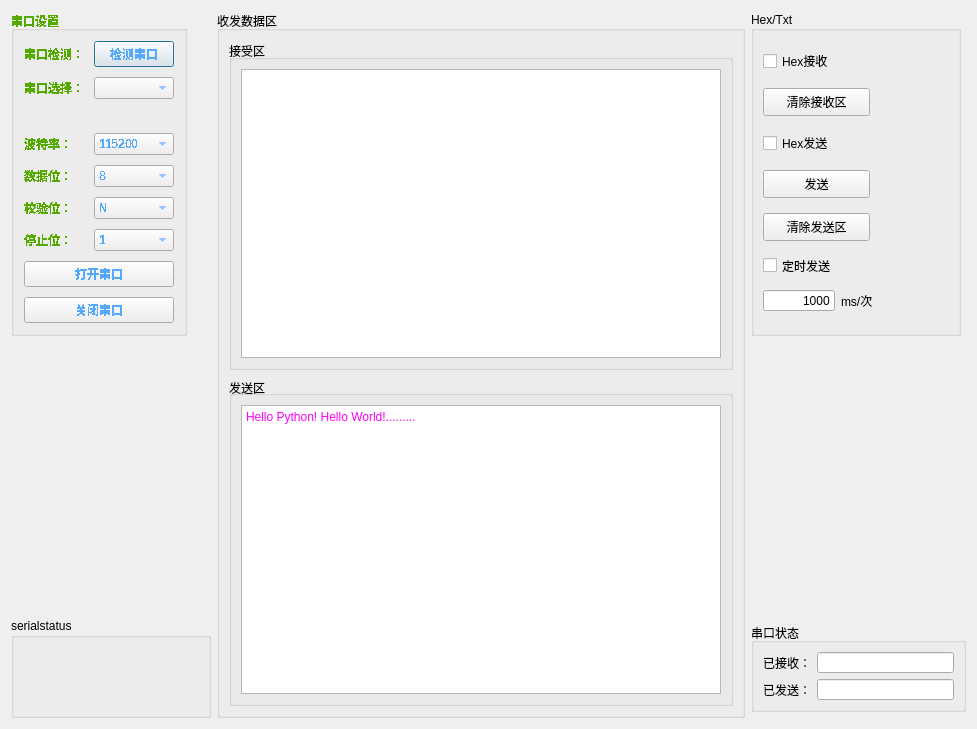
<?xml version="1.0" encoding="UTF-8"?>
<ui version="4.0">
 <class>Form</class>
 <widget class="QWidget" name="Form">
  <property name="windowModality">
   <enum>Qt::ApplicationModal</enum>
  </property>
  <property name="geometry">
   <rect>
    <x>0</x>
    <y>0</y>
    <width>977</width>
    <height>729</height>
   </rect>
  </property>
  <property name="minimumSize">
   <size>
    <width>945</width>
    <height>590</height>
   </size>
  </property>
  <property name="windowTitle">
   <string>Form</string>
  </property>
  <layout class="QGridLayout" name="gridLayout_4">
   <item row="0" column="0">
    <widget class="QGroupBox" name="formGroupBox_2">
     <property name="enabled">
      <bool>true</bool>
     </property>
     <property name="sizePolicy">
      <sizepolicy hsizetype="Preferred" vsizetype="Preferred">
       <horstretch>0</horstretch>
       <verstretch>0</verstretch>
      </sizepolicy>
     </property>
     <property name="minimumSize">
      <size>
       <width>200</width>
       <height>353</height>
      </size>
     </property>
     <property name="maximumSize">
      <size>
       <width>200</width>
       <height>353</height>
      </size>
     </property>
     <property name="palette">
      <palette>
       <active>
        <colorrole role="WindowText">
         <brush brushstyle="SolidPattern">
          <color alpha="255">
           <red>85</red>
           <green>170</green>
           <blue>0</blue>
          </color>
         </brush>
        </colorrole>
        <colorrole role="ButtonText">
         <brush brushstyle="SolidPattern">
          <color alpha="255">
           <red>85</red>
           <green>170</green>
           <blue>255</blue>
          </color>
         </brush>
        </colorrole>
        <colorrole role="Shadow">
         <brush brushstyle="SolidPattern">
          <color alpha="255">
           <red>255</red>
           <green>170</green>
           <blue>255</blue>
          </color>
         </brush>
        </colorrole>
       </active>
       <inactive>
        <colorrole role="WindowText">
         <brush brushstyle="SolidPattern">
          <color alpha="255">
           <red>85</red>
           <green>170</green>
           <blue>0</blue>
          </color>
         </brush>
        </colorrole>
        <colorrole role="ButtonText">
         <brush brushstyle="SolidPattern">
          <color alpha="255">
           <red>85</red>
           <green>170</green>
           <blue>255</blue>
          </color>
         </brush>
        </colorrole>
        <colorrole role="Shadow">
         <brush brushstyle="SolidPattern">
          <color alpha="255">
           <red>255</red>
           <green>170</green>
           <blue>255</blue>
          </color>
         </brush>
        </colorrole>
       </inactive>
       <disabled>
        <colorrole role="WindowText">
         <brush brushstyle="SolidPattern">
          <color alpha="255">
           <red>120</red>
           <green>120</green>
           <blue>120</blue>
          </color>
         </brush>
        </colorrole>
        <colorrole role="ButtonText">
         <brush brushstyle="SolidPattern">
          <color alpha="255">
           <red>120</red>
           <green>120</green>
           <blue>120</blue>
          </color>
         </brush>
        </colorrole>
        <colorrole role="Shadow">
         <brush brushstyle="SolidPattern">
          <color alpha="255">
           <red>255</red>
           <green>170</green>
           <blue>255</blue>
          </color>
         </brush>
        </colorrole>
       </disabled>
      </palette>
     </property>
     <property name="font">
      <font>
       <weight>75</weight>
       <italic>false</italic>
       <bold>true</bold>
       <underline>false</underline>
       <strikeout>false</strikeout>
       <stylestrategy>NoAntialias</stylestrategy>
       <kerning>true</kerning>
      </font>
     </property>
     <property name="mouseTracking">
      <bool>false</bool>
     </property>
     <property name="tabletTracking">
      <bool>false</bool>
     </property>
     <property name="focusPolicy">
      <enum>Qt::NoFocus</enum>
     </property>
     <property name="acceptDrops">
      <bool>false</bool>
     </property>
     <property name="title">
      <string>串口设置</string>
     </property>
     <property name="flat">
      <bool>false</bool>
     </property>
     <layout class="QFormLayout" name="formLayout">
      <property name="sizeConstraint">
       <enum>QLayout::SetFixedSize</enum>
      </property>
      <property name="labelAlignment">
       <set>Qt::AlignLeading|Qt::AlignLeft|Qt::AlignTop</set>
      </property>
      <property name="horizontalSpacing">
       <number>10</number>
      </property>
      <property name="verticalSpacing">
       <number>10</number>
      </property>
      <property name="leftMargin">
       <number>10</number>
      </property>
      <property name="topMargin">
       <number>10</number>
      </property>
      <property name="rightMargin">
       <number>10</number>
      </property>
      <property name="bottomMargin">
       <number>10</number>
      </property>
      <item row="0" column="0">
       <widget class="QLabel" name="s1__lb_1">
        <property name="text">
         <string>串口检测：</string>
        </property>
       </widget>
      </item>
      <item row="0" column="1">
       <widget class="QPushButton" name="s1__box_1">
        <property name="text">
         <string>检测串口</string>
        </property>
        <property name="autoRepeatInterval">
         <number>100</number>
        </property>
        <property name="default">
         <bool>true</bool>
        </property>
       </widget>
      </item>
      <item row="1" column="0">
       <widget class="QLabel" name="s1__lb_2">
        <property name="text">
         <string>串口选择：</string>
        </property>
       </widget>
      </item>
      <item row="1" column="1">
       <widget class="QComboBox" name="s1__box_2">
        <property name="palette">
         <palette>
          <active>
           <colorrole role="Text">
            <brush brushstyle="SolidPattern">
             <color alpha="255">
              <red>0</red>
              <green>170</green>
              <blue>127</blue>
             </color>
            </brush>
           </colorrole>
          </active>
          <inactive>
           <colorrole role="Text">
            <brush brushstyle="SolidPattern">
             <color alpha="255">
              <red>0</red>
              <green>170</green>
              <blue>127</blue>
             </color>
            </brush>
           </colorrole>
          </inactive>
          <disabled>
           <colorrole role="Text">
            <brush brushstyle="SolidPattern">
             <color alpha="255">
              <red>120</red>
              <green>120</green>
              <blue>120</blue>
             </color>
            </brush>
           </colorrole>
          </disabled>
         </palette>
        </property>
       </widget>
      </item>
      <item row="2" column="0" colspan="2">
       <widget class="QLabel" name="state_label">
        <property name="palette">
         <palette>
          <active>
           <colorrole role="Text">
            <brush brushstyle="SolidPattern">
             <color alpha="255">
              <red>0</red>
              <green>170</green>
              <blue>127</blue>
             </color>
            </brush>
           </colorrole>
          </active>
          <inactive>
           <colorrole role="Text">
            <brush brushstyle="SolidPattern">
             <color alpha="255">
              <red>0</red>
              <green>170</green>
              <blue>127</blue>
             </color>
            </brush>
           </colorrole>
          </inactive>
          <disabled>
           <colorrole role="Text">
            <brush brushstyle="SolidPattern">
             <color alpha="255">
              <red>120</red>
              <green>120</green>
              <blue>120</blue>
             </color>
            </brush>
           </colorrole>
          </disabled>
         </palette>
        </property>
        <property name="text">
         <string/>
        </property>
        <property name="textFormat">
         <enum>Qt::AutoText</enum>
        </property>
        <property name="scaledContents">
         <bool>true</bool>
        </property>
        <property name="alignment">
         <set>Qt::AlignRight|Qt::AlignTrailing|Qt::AlignVCenter</set>
        </property>
       </widget>
      </item>
      <item row="3" column="0">
       <widget class="QLabel" name="s1__lb_3">
        <property name="text">
         <string>波特率：</string>
        </property>
       </widget>
      </item>
      <item row="3" column="1">
       <widget class="QComboBox" name="s1__box_3">
        <property name="palette">
         <palette>
          <active>
           <colorrole role="Midlight">
            <brush brushstyle="SolidPattern">
             <color alpha="255">
              <red>0</red>
              <green>170</green>
              <blue>255</blue>
             </color>
            </brush>
           </colorrole>
           <colorrole role="Text">
            <brush brushstyle="SolidPattern">
             <color alpha="255">
              <red>0</red>
              <green>170</green>
              <blue>127</blue>
             </color>
            </brush>
           </colorrole>
          </active>
          <inactive>
           <colorrole role="Midlight">
            <brush brushstyle="SolidPattern">
             <color alpha="255">
              <red>0</red>
              <green>170</green>
              <blue>255</blue>
             </color>
            </brush>
           </colorrole>
           <colorrole role="Text">
            <brush brushstyle="SolidPattern">
             <color alpha="255">
              <red>0</red>
              <green>170</green>
              <blue>127</blue>
             </color>
            </brush>
           </colorrole>
          </inactive>
          <disabled>
           <colorrole role="Midlight">
            <brush brushstyle="SolidPattern">
             <color alpha="255">
              <red>0</red>
              <green>170</green>
              <blue>255</blue>
             </color>
            </brush>
           </colorrole>
           <colorrole role="Text">
            <brush brushstyle="SolidPattern">
             <color alpha="255">
              <red>120</red>
              <green>120</green>
              <blue>120</blue>
             </color>
            </brush>
           </colorrole>
          </disabled>
         </palette>
        </property>
        <item>
         <property name="text">
          <string>115200</string>
         </property>
        </item>
        <item>
         <property name="text">
          <string>2400</string>
         </property>
        </item>
        <item>
         <property name="text">
          <string>4800</string>
         </property>
        </item>
        <item>
         <property name="text">
          <string>9600</string>
         </property>
        </item>
        <item>
         <property name="text">
          <string>14400</string>
         </property>
        </item>
        <item>
         <property name="text">
          <string>19200</string>
         </property>
        </item>
        <item>
         <property name="text">
          <string>38400</string>
         </property>
        </item>
        <item>
         <property name="text">
          <string>57600</string>
         </property>
        </item>
        <item>
         <property name="text">
          <string>76800</string>
         </property>
        </item>
        <item>
         <property name="text">
          <string>12800</string>
         </property>
        </item>
        <item>
         <property name="text">
          <string>230400</string>
         </property>
        </item>
        <item>
         <property name="text">
          <string>460800</string>
         </property>
        </item>
       </widget>
      </item>
      <item row="4" column="0">
       <widget class="QLabel" name="s1__lb_4">
        <property name="text">
         <string>数据位：</string>
        </property>
       </widget>
      </item>
      <item row="4" column="1">
       <widget class="QComboBox" name="s1__box_4">
        <property name="palette">
         <palette>
          <active>
           <colorrole role="Text">
            <brush brushstyle="SolidPattern">
             <color alpha="255">
              <red>0</red>
              <green>170</green>
              <blue>127</blue>
             </color>
            </brush>
           </colorrole>
          </active>
          <inactive>
           <colorrole role="Text">
            <brush brushstyle="SolidPattern">
             <color alpha="255">
              <red>0</red>
              <green>170</green>
              <blue>127</blue>
             </color>
            </brush>
           </colorrole>
          </inactive>
          <disabled>
           <colorrole role="Text">
            <brush brushstyle="SolidPattern">
             <color alpha="255">
              <red>120</red>
              <green>120</green>
              <blue>120</blue>
             </color>
            </brush>
           </colorrole>
          </disabled>
         </palette>
        </property>
        <item>
         <property name="text">
          <string>8</string>
         </property>
        </item>
        <item>
         <property name="text">
          <string>7</string>
         </property>
        </item>
        <item>
         <property name="text">
          <string>6</string>
         </property>
        </item>
        <item>
         <property name="text">
          <string>5</string>
         </property>
        </item>
       </widget>
      </item>
      <item row="5" column="0">
       <widget class="QLabel" name="s1__lb_5">
        <property name="text">
         <string>校验位：</string>
        </property>
       </widget>
      </item>
      <item row="5" column="1">
       <widget class="QComboBox" name="s1__box_5">
        <property name="palette">
         <palette>
          <active>
           <colorrole role="Text">
            <brush brushstyle="SolidPattern">
             <color alpha="255">
              <red>0</red>
              <green>170</green>
              <blue>127</blue>
             </color>
            </brush>
           </colorrole>
          </active>
          <inactive>
           <colorrole role="Text">
            <brush brushstyle="SolidPattern">
             <color alpha="255">
              <red>0</red>
              <green>170</green>
              <blue>127</blue>
             </color>
            </brush>
           </colorrole>
          </inactive>
          <disabled>
           <colorrole role="Text">
            <brush brushstyle="SolidPattern">
             <color alpha="255">
              <red>120</red>
              <green>120</green>
              <blue>120</blue>
             </color>
            </brush>
           </colorrole>
          </disabled>
         </palette>
        </property>
        <item>
         <property name="text">
          <string>N</string>
         </property>
        </item>
       </widget>
      </item>
      <item row="6" column="0">
       <widget class="QLabel" name="s1__lb_6">
        <property name="text">
         <string>停止位：</string>
        </property>
       </widget>
      </item>
      <item row="6" column="1">
       <widget class="QComboBox" name="s1__box_6">
        <property name="palette">
         <palette>
          <active>
           <colorrole role="Text">
            <brush brushstyle="SolidPattern">
             <color alpha="255">
              <red>0</red>
              <green>170</green>
              <blue>127</blue>
             </color>
            </brush>
           </colorrole>
          </active>
          <inactive>
           <colorrole role="Text">
            <brush brushstyle="SolidPattern">
             <color alpha="255">
              <red>0</red>
              <green>170</green>
              <blue>127</blue>
             </color>
            </brush>
           </colorrole>
          </inactive>
          <disabled>
           <colorrole role="Text">
            <brush brushstyle="SolidPattern">
             <color alpha="255">
              <red>120</red>
              <green>120</green>
              <blue>120</blue>
             </color>
            </brush>
           </colorrole>
          </disabled>
         </palette>
        </property>
        <item>
         <property name="text">
          <string>1</string>
         </property>
        </item>
       </widget>
      </item>
      <item row="7" column="0" colspan="2">
       <widget class="QPushButton" name="open_button">
        <property name="text">
         <string>打开串口</string>
        </property>
       </widget>
      </item>
      <item row="8" column="0" colspan="2">
       <widget class="QPushButton" name="close_button">
        <property name="text">
         <string>关闭串口</string>
        </property>
       </widget>
      </item>
     </layout>
    </widget>
   </item>
   <item row="2" column="2">
    <widget class="QGroupBox" name="formGroupBox">
     <property name="minimumSize">
      <size>
       <width>215</width>
       <height>89</height>
      </size>
     </property>
     <property name="maximumSize">
      <size>
       <width>215</width>
       <height>89</height>
      </size>
     </property>
     <property name="title">
      <string>串口状态</string>
     </property>
     <layout class="QGridLayout" name="gridLayout_6">
      <item row="0" column="0">
       <widget class="QLabel" name="label">
        <property name="text">
         <string>已接收：</string>
        </property>
       </widget>
      </item>
      <item row="0" column="1">
       <widget class="QLineEdit" name="lineEdit"/>
      </item>
      <item row="1" column="0">
       <widget class="QLabel" name="label_2">
        <property name="text">
         <string>已发送：</string>
        </property>
       </widget>
      </item>
      <item row="1" column="1">
       <widget class="QLineEdit" name="lineEdit_2"/>
      </item>
     </layout>
    </widget>
   </item>
   <item row="0" column="1" rowspan="3">
    <widget class="QGroupBox" name="groupBox_1">
     <property name="title">
      <string>收发数据区</string>
     </property>
     <property name="flat">
      <bool>false</bool>
     </property>
     <layout class="QGridLayout" name="gridLayout_3">
      <item row="0" column="0">
       <widget class="QGroupBox" name="verticalGroupBox">
        <property name="enabled">
         <bool>true</bool>
        </property>
        <property name="sizePolicy">
         <sizepolicy hsizetype="Preferred" vsizetype="Preferred">
          <horstretch>0</horstretch>
          <verstretch>0</verstretch>
         </sizepolicy>
        </property>
        <property name="layoutDirection">
         <enum>Qt::LeftToRight</enum>
        </property>
        <property name="title">
         <string>接受区</string>
        </property>
        <property name="alignment">
         <set>Qt::AlignLeading|Qt::AlignLeft|Qt::AlignVCenter</set>
        </property>
        <layout class="QGridLayout" name="gridLayout">
         <item row="0" column="0">
          <widget class="QTextBrowser" name="s2__receive_text"/>
         </item>
        </layout>
       </widget>
      </item>
      <item row="1" column="0">
       <widget class="QGroupBox" name="verticalGroupBox_2">
        <property name="layoutDirection">
         <enum>Qt::LeftToRight</enum>
        </property>
        <property name="title">
         <string>发送区</string>
        </property>
        <property name="alignment">
         <set>Qt::AlignBottom|Qt::AlignLeading|Qt::AlignLeft</set>
        </property>
        <layout class="QGridLayout" name="gridLayout_2">
         <item row="0" column="0">
          <widget class="QTextEdit" name="s3__send_text">
           <property name="html">
            <string>&lt;!DOCTYPE HTML PUBLIC &quot;-//W3C//DTD HTML 4.0//EN&quot; &quot;http://www.w3.org/TR/REC-html40/strict.dtd&quot;&gt;
&lt;html&gt;&lt;head&gt;&lt;meta name=&quot;qrichtext&quot; content=&quot;1&quot; /&gt;&lt;style type=&quot;text/css&quot;&gt;
p, li { white-space: pre-wrap; }
&lt;/style&gt;&lt;/head&gt;&lt;body style=&quot; font-family:'SimSun'; font-size:9pt; font-weight:400; font-style:normal;&quot;&gt;
&lt;p style=&quot; margin-top:0px; margin-bottom:0px; margin-left:0px; margin-right:0px; -qt-block-indent:0; text-indent:0px;&quot;&gt;&lt;span style=&quot; color:#ff00ff;&quot;&gt;Hello Python! Hello World!.........&lt;/span&gt;&lt;/p&gt;&lt;/body&gt;&lt;/html&gt;</string>
           </property>
          </widget>
         </item>
        </layout>
       </widget>
      </item>
     </layout>
    </widget>
   </item>
   <item row="0" column="2">
    <widget class="QGroupBox" name="groupBox_2">
     <property name="minimumSize">
      <size>
       <width>210</width>
       <height>0</height>
      </size>
     </property>
     <property name="maximumSize">
      <size>
       <width>210</width>
       <height>16777215</height>
      </size>
     </property>
     <property name="title">
      <string>Hex/Txt</string>
     </property>
     <property name="alignment">
      <set>Qt::AlignLeading|Qt::AlignLeft|Qt::AlignVCenter</set>
     </property>
     <layout class="QGridLayout" name="gridLayout_5">
      <item row="0" column="0" colspan="2">
       <widget class="QCheckBox" name="hex_receive">
        <property name="text">
         <string>Hex接收</string>
        </property>
       </widget>
      </item>
      <item row="1" column="0" colspan="2">
       <widget class="QPushButton" name="s2__clear_button">
        <property name="minimumSize">
         <size>
          <width>107</width>
          <height>28</height>
         </size>
        </property>
        <property name="maximumSize">
         <size>
          <width>107</width>
          <height>28</height>
         </size>
        </property>
        <property name="text">
         <string>清除接收区</string>
        </property>
       </widget>
      </item>
      <item row="2" column="0" colspan="2">
       <widget class="QCheckBox" name="hex_send">
        <property name="text">
         <string>Hex发送</string>
        </property>
       </widget>
      </item>
      <item row="3" column="0" colspan="2">
       <widget class="QPushButton" name="s3__send_button">
        <property name="minimumSize">
         <size>
          <width>107</width>
          <height>28</height>
         </size>
        </property>
        <property name="maximumSize">
         <size>
          <width>107</width>
          <height>28</height>
         </size>
        </property>
        <property name="text">
         <string>发送</string>
        </property>
       </widget>
      </item>
      <item row="4" column="0" colspan="2">
       <widget class="QPushButton" name="s3__clear_button">
        <property name="minimumSize">
         <size>
          <width>107</width>
          <height>28</height>
         </size>
        </property>
        <property name="maximumSize">
         <size>
          <width>107</width>
          <height>28</height>
         </size>
        </property>
        <property name="text">
         <string>清除发送区</string>
        </property>
       </widget>
      </item>
      <item row="5" column="0" colspan="2">
       <widget class="QCheckBox" name="timer_send_cb">
        <property name="minimumSize">
         <size>
          <width>87</width>
          <height>19</height>
         </size>
        </property>
        <property name="maximumSize">
         <size>
          <width>87</width>
          <height>19</height>
         </size>
        </property>
        <property name="text">
         <string>定时发送</string>
        </property>
       </widget>
      </item>
      <item row="6" column="0">
       <widget class="QLineEdit" name="lineEdit_3">
        <property name="minimumSize">
         <size>
          <width>72</width>
          <height>21</height>
         </size>
        </property>
        <property name="maximumSize">
         <size>
          <width>72</width>
          <height>21</height>
         </size>
        </property>
        <property name="text">
         <string>1000</string>
        </property>
        <property name="alignment">
         <set>Qt::AlignRight|Qt::AlignTrailing|Qt::AlignVCenter</set>
        </property>
       </widget>
      </item>
      <item row="6" column="1">
       <widget class="QLabel" name="dw">
        <property name="text">
         <string>ms/次</string>
        </property>
       </widget>
      </item>
     </layout>
    </widget>
   </item>
   <item row="1" column="2">
    <spacer name="verticalSpacer_2">
     <property name="orientation">
      <enum>Qt::Vertical</enum>
     </property>
     <property name="sizeHint" stdset="0">
      <size>
       <width>20</width>
       <height>40</height>
      </size>
     </property>
    </spacer>
   </item>
   <item row="1" column="0">
    <widget class="QLabel" name="label_3">
     <property name="minimumSize">
      <size>
       <width>200</width>
       <height>130</height>
      </size>
     </property>
     <property name="maximumSize">
      <size>
       <width>200</width>
       <height>300</height>
      </size>
     </property>
     <property name="text">
      <string/>
     </property>
     <property name="pixmap">
      <pixmap resource="configqrc.qrc">:/configqrc/heidong.png</pixmap>
     </property>
    </widget>
   </item>
   <item row="2" column="0">
    <widget class="QGroupBox" name="formGroupBox1">
     <property name="minimumSize">
      <size>
       <width>200</width>
       <height>100</height>
      </size>
     </property>
     <property name="maximumSize">
      <size>
       <width>200</width>
       <height>100</height>
      </size>
     </property>
     <property name="title">
      <string>serialstatus</string>
     </property>
    </widget>
   </item>
  </layout>
 </widget>
 <resources>
  <include location="configqrc.qrc"/>
 </resources>
 <connections/>
</ui>
